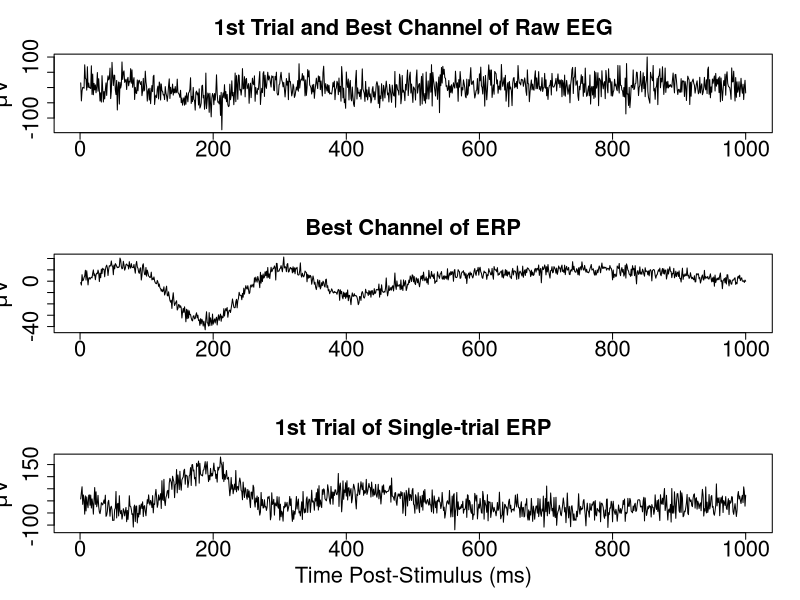

This chart was generated by the following R code:
## svderp.R provides an example of how to use singular value decomposition (SVD) to find single-trial event-related potentials (ERPs)

##Embedded in the script is a simple function to compute single-trial ERPs in R

## Citation: 
# Nunez, M. D., Vandekerckhove, J., & Srinivasan, R. (2017) How attention influences perceptual decision making: Single-trial EEG correlates of drift-diffusion model parameters. Journal of Mathematical Psychology, 76, 117-130.

## Copyright 2015 Michael D. Nunez

#This program is free software: you can redistribute it and/or modify
#    it under the terms of the GNU General Public License as published by
#    the Free Software Foundation, either version 3 of the License, or
#    (at your option) any later version.
#
#    This program is distributed in the hope that it will be useful,
#    but WITHOUT ANY WARRANTY; without even the implied warranty of
#    MERCHANTABILITY or FITNESS FOR A PARTICULAR PURPOSE.  See the
#    GNU General Public License for more details.
#
#    You should have received a copy of the GNU General Public License
 #   along with this program.  If not, see <http://www.gnu.org/licenses/>.

###Record of Revisions###
#   Date           Authors                   Description of change
#   ====        =================            =====================
#  12/11/15      Michael D. Nunez                Original Code

#######
###This function calculates single trial ERPs using the SVD method###
svderp <- function(eeg,trialmarks,trialsamps,baseline=NULL,comp=1) {
#eeg is a vector that marks the point of reference of each trial
#trialsamps + trialmarks[i] gives the indices of specific trials 
#baseline + trialmarks[i] are the indices for baselining each trial
#comp is the component number to compute, comp = 1 will have the highest percent of variance explained

ntrials <- length(trialmarks)
eegsum <- array(data=0,dim=c(length(trialsamps),dim(eeg)[2]))

#Calculate ERP
if(is.null(baseline)) {
	#No baseline
	for (i in 1:ntrials) {
	    eegsum <- eegsum + eeg[trialmarks[i] + trialsamps,]
	}
	} else {
	#Baseline
	for (i in 1:ntrials) {
	    baseline <- t(as.array(apply(eeg[trialmarks[i] + trialsamps,],2,mean)))
	    eegsum <- eegsum + eeg[trialmarks[i] + trialsamps,] - baseline[rep(1,length(trialsamps)),]
	}
}

erp <- eegsum/ntrials #The ERP is the mean of EEG across trials, time-locked to specific events

#SVD of ERP (equivalent to PCA)
svdouts <- svd(erp)

#Percent of variance explained by each principal component
perexp = (svdouts$d^2)/sum(svdouts$d^2);

#nchan*1 weights for each electrode is just the right singular vector for the specific component
#Note that the weight vector's sign is arbitrary, it may have to be changed to reflect the ERP
weights <- svdouts$v[,comp]


#Single-trial ERPs
sterp = eeg %*% weights

#Use trialmarks to find single-trial ERPs in svderp$sterp via svderp$sterp[trialmarks(i) + trialsamps,]

#Return ERP, percent of variance explained by component comp, nchan*1 weight vector, and single-trial erps
outs <- list("erp" = erp, "pexp" = perexp, "w"=weights,"sterp" = sterp)
return(outs)

}
#######

##The following code simulates EEG data with an embedded response to external stimuli and compares the raw EEG at one channel with a high signal-to-noise ratio to the single-trial ERP

set.seed(380)

ntrials <- 100
nchans <- 128
triallen <- 1000

trialt <- 1:triallen

#Simulated ERP
trueerp <- 1000*sin(trialt*2*pi*(4/triallen))*dnorm(trialt,mean=triallen/5,sd=triallen*.15)-sin(trialt*2*pi*(1/triallen))

#Simulated EEG
eeg <- array(dim = c(triallen*ntrials,nchans))

chanweights <- rep(0,1,nchans)
chanweights[21:30] <- -c(rep(5,5),rep(10,5))
chanweights[81:90] <- c(rep(5,5),rep(10,5))

for (k in 1:ntrials) {
	for (c in 1:nchans) {
		eeg[(1:triallen)+(k-1)*triallen,c] <- trueerp*chanweights[c] + rnorm(triallen,sd = 30)
	}
}

trialmarks <- seq(1,triallen*ntrials,triallen) #This vector marks the point of reference of each trial
trialsamps <- 0:(triallen-1) #This vector + trialmarks[i] gives the indices of specific trials 

svdouts <- svderp(eeg,trialmarks,trialsamps,comp=1) #Compute the single-trial ERP


####Plots
par(mfrow=c(3,1))
#Plots the first trial of EEG of one of the best electrodes for the stimulus response
plot(1:triallen,eeg[1:triallen,90],'l',xlab='',ylab=expression(paste(mu,"V")),main = '1st Trial and Best Channel of Raw EEG',cex.lab=2,cex.axis=2,cex.main=2,cex.sub=2)
#Plots the ERP at one of the best electrodes
plot(1:triallen,svdouts$erp[,90],'l',xlab='',ylab=expression(paste(mu,"V")),main = 'Best Channel of ERP',cex.lab=2,cex.axis=2,cex.main=2,cex.sub=2)
#Plots the first trial of the single-trial ERP
plot(1:triallen,svdouts$sterp[1:triallen,],'l',xlab='Time Post-Stimulus (ms)',ylab=expression(paste(mu,"V")),main = '1st Trial of Single-trial ERP',cex.lab=2,cex.axis=2,cex.main=2,cex.sub=2)

